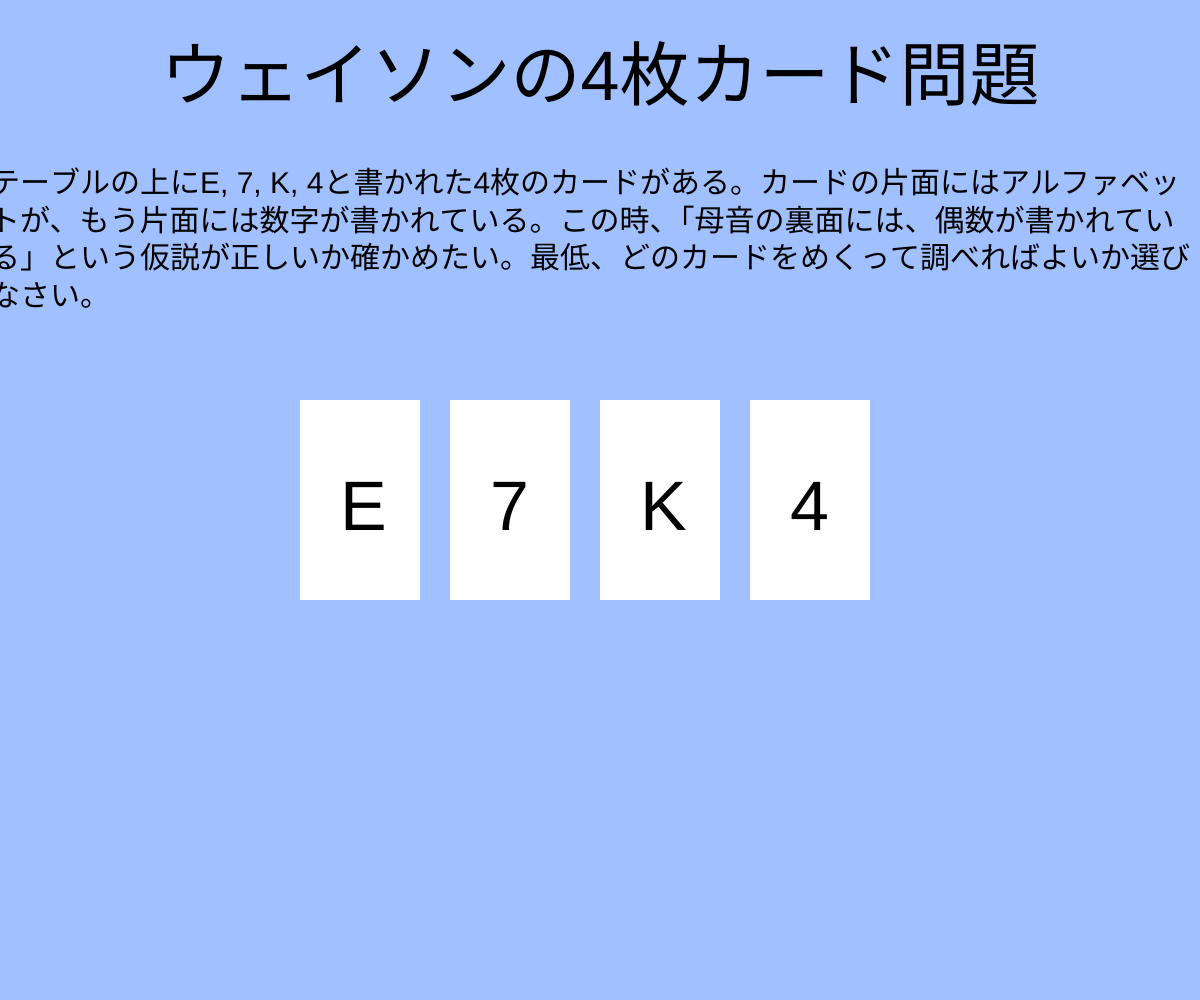
Frame 1 (no input)
Frame 60 (no input): identical to frame 1, image omitted
Frame 120 (the mouse pressed at the canvas centre since frame 60): identical to frame 1, image omitted

The p5.js sketch that drew this single still picture (run headless with seeded random() and noise() and a simulated clock; from frame 60 on, the mouse is pressed at the canvas centre):

// p5.js sketch
// ── sketch.js
// t: 実際に表示される文字、tt: 元に戻す用の文字、ct: "せいかい", wt: "ざんねん"
// cx: カードのx座標、stroke: 枠線の太さ、tx: 文字のx座標、rx:　結果の文字のx座標
let cards = [{t: "E", tt: "E", ct: "せ", wt: "ざ", cx: -300, stroke: 0, tx: -300, rx: -315, red:255, green: 255, blue: 255},
             {t: "7", tt: "7", ct: "い", wt: "ん", cx: -150, stroke: 0, tx: -150, rx: -165, red:255, green: 255, blue: 255},
             {t: "K", tt: "K", ct: "か", wt: "ね", cx: 0,    stroke: 0, tx: 0,    rx: -15,  red:255, green: 255, blue: 255},
             {t: "4", tt: "4", ct: "い", wt: "ん", cx: 150,  stroke: 0, tx: 150,  rx: 135,  red:255, green: 255, blue: 255}]

let cover;

function setup(){
  createCanvas(windowWidth, windowHeight);
  cover = windowHeight - 650;
}



function draw(){
  push();
  background(160, 192, 255);
  textAlign(CENTER);
  textSize(70);
  text("ウェイソンの4枚カード問題", width / 2, 100);
  textAlign(LEFT);
  textSize(30);
  textWrap(CHAR)
  text("テーブルの上にE, 7, K, 4と書かれた4枚のカードがある。カードの片面にはアルファベットが、もう片面には数字が書かれている。この時、「母音の裏面には、偶数が書かれている」という仮説が正しいか確かめたい。最低、どのカードをめくって調べればよいか選びなさい。", (width / 2) -610, 170, 1200);
  text("＜ 解説 ＞", (width / 2) -610, 700);
  text("正解は「E」と「7」であるが、多くの人が「7」ではなく、「4」を選んでしまう。今回の問題では、母音の裏面が偶数であればいいため、偶数の裏面が何であるかは関係ない。一方、奇数である「7」の裏面が母音の場合、「母音の裏面は偶数」という仮説が誤りとなるため、確認する必要がある。このように、人間には「自分の先入観や考えを肯定するために、都合の良い情報のみを集めて、反証を無視しようとする」傾向があり、これを確証バイアスという。",(width / 2) -610, 730, 1200);
  for(let i = 0; i < cards.length; i ++){
    card(cards[i].t, cards[i].cx, cards[i].stroke, cards[i].tx, cards[i].red, cards[i].green, cards[i].blue,);
  }
  fill(160, 192, 255);
  rect(0, 650, width, cover);
  pop();
}

// キーボードのタイプに反応する関数、選択したカードが赤くなる

function keyTyped(){
  if(key == "e"){cards[0].stroke = 5 - cards[0].stroke;}
  else if (key == "7") { cards[1].stroke = 5 - cards[1].stroke;}
  else if (key == "k") { cards[2].stroke = 5 - cards[2].stroke;}
  else if (key == "4") { cards[3].stroke = 5 - cards[3].stroke;}
  else if (key == " ") { cover = 0;}
}

// 正誤を確認し、結果を表示する関数

function answerCheck(){
   if(cards[0].stroke == 5 && cards[1].stroke == 5 && cards[2].stroke == 0 && cards[3].stroke == 0){
    for(let i = 0; i < cards.length; i++){
      let result = cards[i];
      cards[i].t = result.ct;
      cards[i].tx = result.rx;
      cards[i].stroke = 0;
      cards[i].red = 255;
      cards[i].green = 0;
      cards[i].blue = 0;
    }
  }else{
    for(let i = 0; i < cards.length; i++){
      let result = cards[i];
      cards[i].t = result.wt;
      cards[i].tx = result.rx;
      cards[i].stroke = 0;
      cards[i].red = 0;
      cards[i].green = 100;
      cards[i].blue = 150;
  }
 }
}

// 結果を表示したあとに元に戻す関数

function answerReset(){
  for(let i = 0; i < cards.length; i ++){
    let c = cards[i];
    cards[i].t = c.tt;
    cards[i].tx = c.cx;
    cards[i].stroke = 0
    cards[i].red = 255;
    cards[i].green = 255;
    cards[i].blue = 255;
  }
}

// エンターキーで正誤確認を実行・バックスペースキーでカードを元に戻す関数

function keyPressed(){
  if(keyCode == ENTER){answerCheck();}
  else if (keyCode == BACKSPACE) {answerReset();}
}

// カードを表示する関数

function card(t, x, r, tx, red, green, blue){
  fill(red, green, blue);
  stroke(255, 0, 0);
  strokeWeight(r);
  rect( (width / 2) + x, 400, 120, 200);
  fill(0);
  textSize(70);
  noStroke();
  text(t, (width / 2) + tx + 40, 530);
}

function windowResized(){
  resizeCanvas(windowWidth, windowHeight);
}
